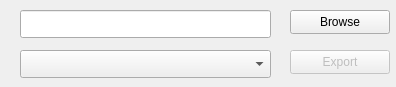
<ui version="4.0" >
 <class>SoundLibraryExportDialog_UI</class>
 <widget class="QDialog" name="SoundLibraryExportDialog_UI" >
  <property name="geometry" >
   <rect>
    <x>0</x>
    <y>0</y>
    <width>396</width>
    <height>87</height>
   </rect>
  </property>
  <property name="windowTitle" >
   <string>Dialog</string>
  </property>
  <widget class="QPushButton" name="browseBtn" >
   <property name="geometry" >
    <rect>
     <x>290</x>
     <y>10</y>
     <width>100</width>
     <height>24</height>
    </rect>
   </property>
   <property name="text" >
    <string>Browse</string>
   </property>
   <property name="autoDefault" >
    <bool>false</bool>
   </property>
  </widget>
  <widget class="QLineEdit" name="drumkitPathTxt" >
   <property name="geometry" >
    <rect>
     <x>20</x>
     <y>10</y>
     <width>251</width>
     <height>28</height>
    </rect>
   </property>
  </widget>
  <widget class="QComboBox" name="drumkitList" >
   <property name="geometry" >
    <rect>
     <x>20</x>
     <y>50</y>
     <width>251</width>
     <height>28</height>
    </rect>
   </property>
  </widget>
  <widget class="QPushButton" name="exportBtn" >
   <property name="enabled" >
    <bool>false</bool>
   </property>
   <property name="geometry" >
    <rect>
     <x>290</x>
     <y>50</y>
     <width>100</width>
     <height>24</height>
    </rect>
   </property>
   <property name="text" >
    <string>Export</string>
   </property>
   <property name="autoDefault" >
    <bool>false</bool>
   </property>
  </widget>
 </widget>
 <resources/>
 <connections/>
</ui>
